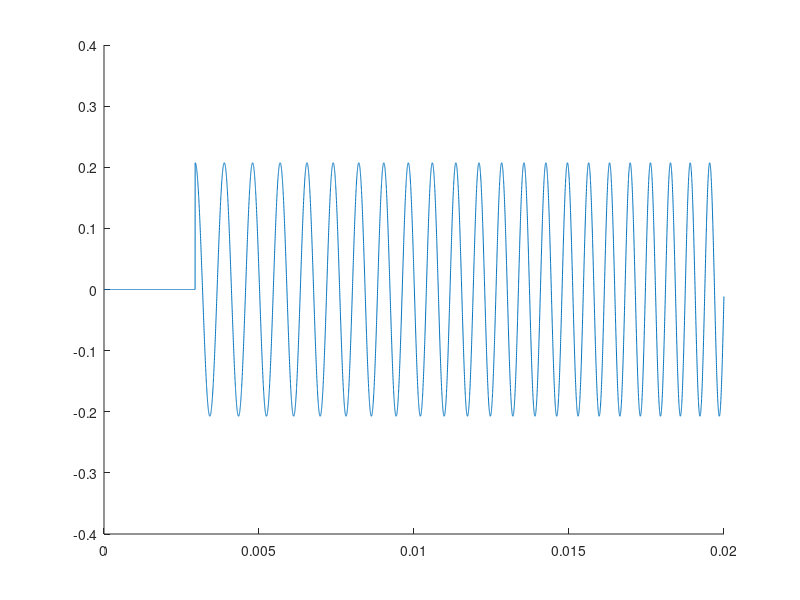

Source code (MATLAB): (Note: this script raises an error after producing the figure.)
p0 = 1;
r = 1;
cal_time = 0.18;
dt = cal_time / 90000;
t = 0 : dt : cal_time;
freq_start = 1000;
freq_add = 3000;
c = 340;
pai = 3.1415;

freq = freq_start + freq_add*t/0.18;
omega = freq * 2 * pai;
hasu = 2 * pai * freq / c;
j = sqrt(-1);
xL = 0.5;
x = 0 : 0.001 : 2;

p = p0.*(1 + exp(j .* 2 .* hasu .* xL)) .* exp(-1 * j .* omega .* t - pai/2);


% px = p0.*(exp(j .* hasu .* x)) .* exp(-1 * j .* omega .* t - pai/2);

% pt = p0.*(exp(j .* hasu .* x)) .* exp(-1 * j .* omega .* t - pai/2  - (0.6/340));
pr = zeros(1, 90000);
pi = zeros(1, 90000);
po = zeros(1, 90000);

x = 2*xL;
for i = 1 : 90000
    if i * dt >= 2 * xL/340
%         pr(i) = p0.*(exp(j .* hasu(i) .* x)) .* exp(-1 * j .* omega(i) .* t(i) - pai/2  - (2 * xL/340));
        pr(i) = p0.*(exp(j .* hasu(i) * 2.* xL)) .* exp(-1* j .* omega(i) .* t(i)-(pai/2) - (2 * xL/340));
    else
        pr(i) = 0;
    end
end

x = 0;
for i = 1 : 90000
    if i * dt >= 0
        pi(i) = p0.*(exp(j .* hasu(i) .* x)) .* exp(-1 * j .* omega(i) .* t(i)-(pai/2));
    else
        pi(i) = 0;
    end
end

pr  = pr';
pi = pi';
po = pi + pr;

%px = p0.*(exp(j .* hasu .* x)) ;
%p = p0.*(1 + exp(j .* 2 .* hasu .* xL)) ;
p = p';

f2 = figure;
figure(f2);

% plot(t(1 : 0.18/dt), po(1 : 0.18/dt)); 
hold on
plot(t(1 : 0.02/dt), pr(1 : 0.02/dt));
plot(t(1 : 0.02/dt), p_keisoku_in(1 : 0.02/dt)); 
hold off
dlmwrite('riron0500.csv', p, 'precision', '%.10f', 'delimiter', ',')
dlmwrite('rironnoload.csv', pi, 'precision', '%.10f', 'delimiter', ',')
